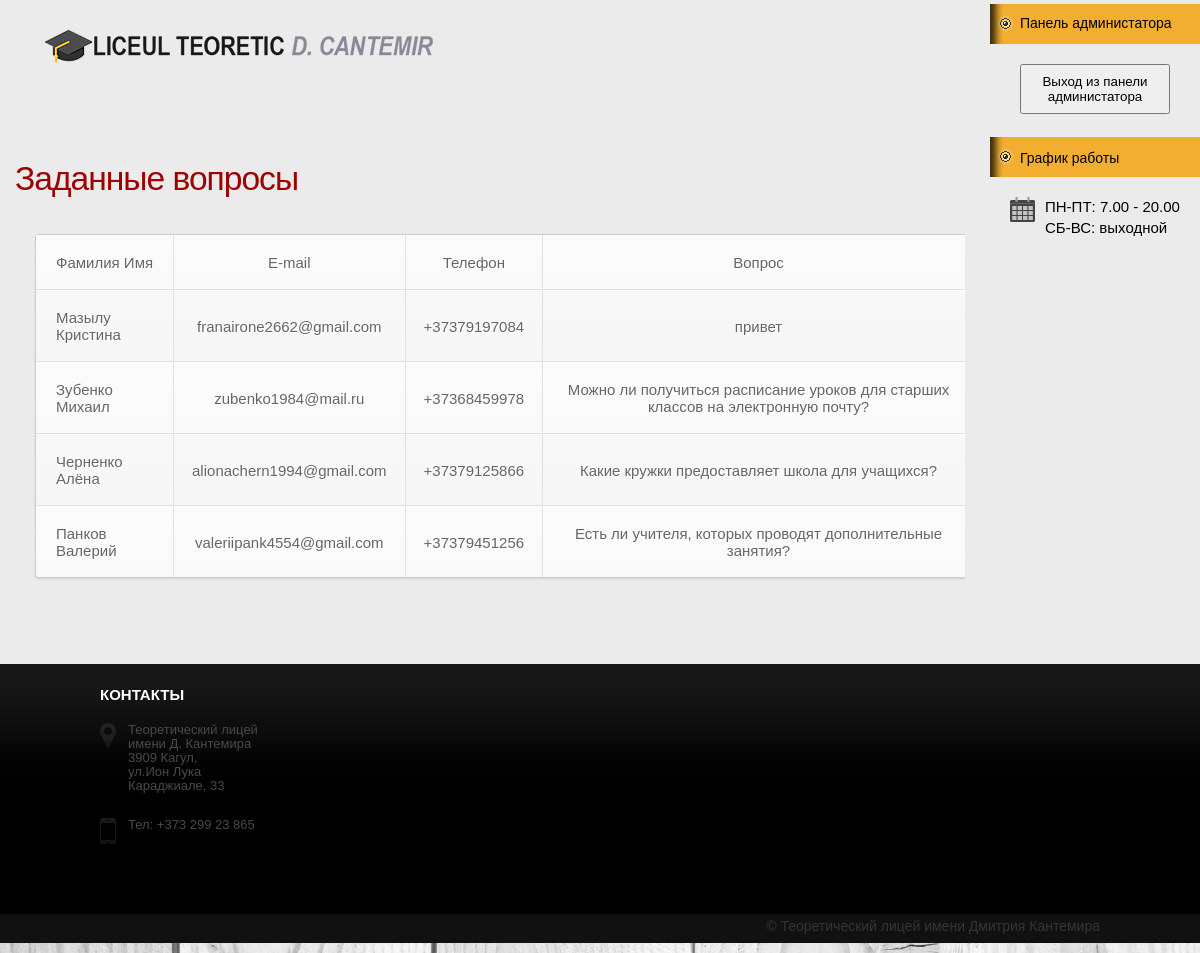
The page /adminka_woprosi.php on the database its author committed.
### tables this page shows
CREATE TABLE `woprosi1` (
  `id` int(11) NOT NULL,
  `name` varchar(1000) NOT NULL,
  `email` varchar(1000) NOT NULL,
  `phone` varchar(1000) NOT NULL,
  `question` varchar(2500) NOT NULL
);

### zap.php (the view, shortened to what this page needs)
<table class="simple-little-table" cellspacing='0'>
	<tr>
		<td>Фамилия Имя</td>
		<td>E-mail</td>
		<td>Телефон</td>
		<td>Вопрос</td>
	</tr>
<?php
$linq = mysqli_connect("localhost", "root", "", "school1");
$linq->set_charset("utf8");
      $b = "SELECT * FROM woprosi1";
      $rezult = mysqli_query($linq, $b);
      while ($rez=mysqli_fetch_object($rezult))
      echo '<tr><td>',$rez->name,'</td> <td>',$rez->email,'</td> <td>',$rez->phone,'</td><td>',$rez->question,'</td></tr>';
?></table>

### adminka_woprosi.php (shortened to what this page needs)
<!DOCTYPE html >
<html >
<head>
<link href="style.css" rel="stylesheet" type="text/css" media="screen" />
</head>
<body>
<div id="wrapper">
    <div id="wrapper-bgbtm">
        <div id="header">
            <div id="logo">
                <img src="images/logo.png" alt=""/>
            </div>
        </div>
        <div id="page">
            <div id="page-bgtop">
                <div id="page-bgbtm">
                    <div id="content">
                        <div class="post">
                            <h2 class="title">Заданные вопросы</h2><br>
                            <?php require 'zap.php';
                                ?>
                        </div>
                    </div>
                    <div id="sidebar">
                        <div id="search"  style="height: 133px; margin-top: 90px;">
                            <h2>Панель администатора</h2>
                            <a href="index.php"><button style="height: 50px; width: 150px; margin-left: 30px;"> Выход из панели администатора</button> </a>
                        </div>
                        <ul>
                            <li>
                                <h2>График работы</h2>
                                <p>
                                    <img src="images/cal.png" alt="">
                                    <div style="margin-top: -54px; margin-left:55px; font-size: 15px;">ПН-ПТ: 7.00 - 20.00<br/>
                                    СБ-ВС: выходной<br /></div>
                                </p>
                            </li>
                        </ul>
                    </div>
                    <div style="clear: both;">&nbsp;</div>
                </div>
            </div>
        </div>
        <div id="footer">
        <div class="shell">
            <div class="widgets">
                <div class="widget contact-widget">
                    <h4>Контакты</h4>
                    <p class="address-ico">
                        Теоретический лицей имени Д. Кантемира<br/>
                        3909 Кагул, <br />
                        ул.Ион Лука Караджиале, 33
                    </p>
                    <p class="phone-ico">
                        Тел: +373 299 23 865<br />
                    </p>
                </div>
            </div>
                <p class="copy">&copy; Теоретический лицей имени Дмитрия Кантемира</p>
        </div>
    </div>
    </div>
</div>
</body>
</html>

### style.css (style rules this page uses)
body { margin: 0; padding: 0; background: url(images/body2.jpg); background-attachment: fixed; font-family: Arial, Helvetica, sans-serif; font-size: 14px; }
h1, h2, h3 { margin: 0; padding: 0; font-weight: normal; color: #9F0000; }
h2 { font-size: 2.4em; }
p, ul, ol { margin-top: 0; line-height: 180%; }
a { text-decoration: none; color: #9F0000; }
#wrapper { width: 1200px; margin: 0px auto; background:#EBEBEB; }
#header { width: 1200px; height: 100px; margin: 0 auto; margin-left: 20px; }
#logo { float: left; margin-left: 10px; margin-top: 20px; }
#search { height: 110px; padding: 0; }
#page { width: 1200px; }
#content { float: left; width: 950px; padding: 60px 0px 0px 15px; }
.post { overflow: hidden; margin-bottom: 50px; }
.post .title { letter-spacing: -1px; }
#sidebar { float: right; width: 210px; font-size: 12px; margin-top: -186px; }
#sidebar ul { margin: 0; padding: 0; list-style: none; }
#sidebar li { margin: 0; padding: 0; }
#sidebar h2 { height: 29px; margin-bottom: 20px; padding: 11px 0px 0px 30px; background: url(images/img02.gif) no-repeat left top; font-size: 14px; font-weight: normal; color: #000000; }
#sidebar p { margin: 0 0px; padding: 0px 20px 20px 20px; text-align: justify; }
#sidebar a { border: none; }
.shell { margin: 0 auto; width: 1000px; }
#footer { height: 247px; padding-top: 32px; }
#footer h4 { color: #fff; font-size: 15px; font-weight: bold; text-transform: uppercase; margin-top: -10px; }
#footer { background: url(images/footer.png) repeat-x 0 0; }
#footer .contact-widget p { color: #4a4949; padding-bottom: 12px; font-size: 13px; line-height: 14px; padding-left: 28px; }
#footer .contact-widget p.address-ico { background: url(images/address-ico.png) no-repeat 0 0; width:150px; }
#footer .contact-widget p.phone-ico { background: url(images/phone-ico.png) no-repeat 0 0; }
#footer p.copy { float: right; color: #353535;margin-top: 57px; }

### adminka_woprosi.php (style rules this page uses)
img { margin-right:20px; }

### zap.php (style rules this page uses)
.simple-little-table { font-family:Arial, Helvetica, sans-serif; color:#666; font-size:15px; width: 940px; text-shadow: 1px 1px 0px #fff; background:#eaebec; margin:20px; border:#ccc 1px solid; border-collapse:separate; -moz-border-radius:3px; -webkit-border-radius:3px; border-radius:3px; -moz-box-shadow: 0 1px 2px #d1d1d1; -webkit-box-shadow: 0 1px 2px #d1d1d1; box-shadow: 0 1px 2px #d1d1d1; }
.simple-little-table tr { text-align: center; padding-left:20px; }
.simple-little-table tr td:first-child { text-align: left; padding-left:20px; border-left: 0; }
.simple-little-table tr td { padding:18px; border-top: 1px solid #ffffff; border-bottom:1px solid #e0e0e0; border-left: 1px solid #e0e0e0; background: #fafafa; background: -webkit-gradient(linear, left top, left bottom, from(#fbfbfb), to(#fafafa)); background: -moz-linear-gradient(top, #fbfbfb, #fafafa); }
.simple-little-table tr:nth-child(even) td { background: #f6f6f6; background: -webkit-gradient(linear, left top, left bottom, from(#f8f8f8), to(#f6f6f6)); background: -moz-linear-gradient(top, #f8f8f8, #f6f6f6); }
.simple-little-table tr:last-child td { border-bottom:0; }
.simple-little-table tr:last-child td:first-child { -moz-border-radius-bottomleft:3px; -webkit-border-bottom-left-radius:3px; border-bottom-left-radius:3px; }
.simple-little-table tr:last-child td:last-child { -moz-border-radius-bottomright:3px; -webkit-border-bottom-right-radius:3px; border-bottom-right-radius:3px; }

### rows shown on the page
woprosi1: name "Мазылу Кристина", email "franairone2662@gmail.com", phone "+37379197084", question "привет"
woprosi1: name "Зубенко Михаил", email "zubenko1984@mail.ru", phone "+37368459978", question "Можно ли получиться расписание уроков для старших классов на электронную почту?"
woprosi1: name "Черненко Алёна", email "alionachern1994@gmail.com", phone "+37379125866", question "Какие кружки предоставляет школа для учащихся?"
woprosi1: name "Панков Валерий", email "valeriipank4554@gmail.com", phone "+37379451256", question "Есть ли учителя, которых проводят дополнительные занятия?"
